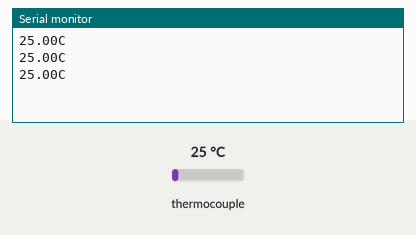
Simulated run of this sketch. Board: Arduino Uno, built with avr-gcc and run on an emulated ATmega328P. Parts: the last lines printed to the serial monitor. The inputs (shaded band) are chosen by the test bench; at power-on: thermocouple 25 °C.

Above: at 1.3 s.
1.4 s: thermocouple set to 6 °C
At 1.9 s:
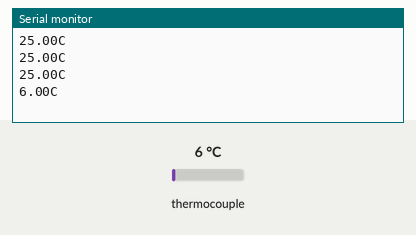
2.9 s: thermocouple set to 75 °C
At 3.5 s:
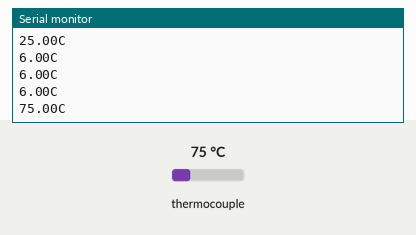
Timing chart, 0 to 5.9 s (numbered marks = the images above; inputs shaded):
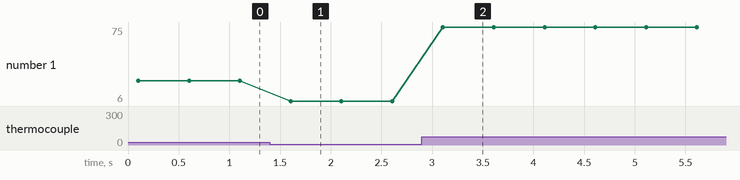

Measured:
- after the input at 1.4 s, the serial monitor: prints a new line after 0.20 s (image 1)
- after the input at 2.9 s, the serial monitor: prints a new line after 0.21 s (image 2)
- plotted number 1: 25 → 6 after the input at 1.4 s, 6 → 75 after the input at 2.9 s

The sketch:

max6675_sensor.ino
```cpp
#include "max6675.h"

#define pinSO  8   //Pino digital (SO)
#define pinCS  9   //Pino digital (CS)
#define pinCLK 10  //Pino digital (CLK/SCK)

MAX6675 sensorTemp (pinCLK, pinCS, pinSO);

void setup() {
  Serial.begin(9600);
  delay(100);
}

void loop() {
  Serial.print(sensorTemp.readCelsius());
  Serial.println("C");
  delay(500);
}
```
